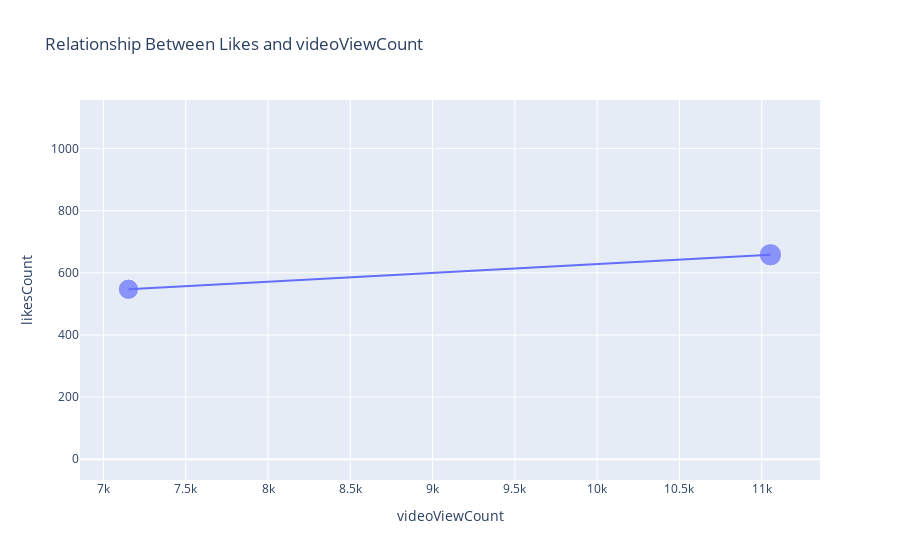

Notebook source saved alongside this figure:
### Code cell
figure = px.scatter(data_frame = df, x="videoViewCount",
                    y="likesCount", size="likesCount", trendline="ols", 
                    title = "Relationship Between Likes and videoViewCount")
figure.show()

### Figure 1 — Plotly figure (JSON) as saved in the notebook; plotly's stock layout.template omitted (floating-point values rounded to 4 significant figures; data arrays with more than 128 entries replaced by an {"elided": "..."} marker saying what was removed)
{"data": [{"hovertemplate": "videoViewCount=%{x}<br>likesCount=%{marker.size}<extra></extra>", "legendgroup": "", "marker": {"color": "#636efa", "size": {"elided": "191 int values"}, "sizemode": "area", "sizeref": 2.61, "symbol": "circle"}, "mode": "markers", "name": "", "orientation": "v", "showlegend": false, "type": "scatter", "x": {"elided": "191 int values"}, "xaxis": "x", "y": {"elided": "191 int values"}, "yaxis": "y"}, {"hovertemplate": "<b>OLS trendline</b><br>likesCount = 0.0284542 * videoViewCount + 343.495<br>R<sup>2</sup>=1.000000<br><br>videoViewCount=%{x}<br>likesCount=%{y} <b>(trend)</b><extra></extra>", "legendgroup": "", "marker": {"color": "#636efa", "symbol": "circle"}, "mode": "lines", "name": "", "showlegend": false, "type": "scatter", "x": [7152, 11053], "xaxis": "x", "y": [547.0, 658.0], "yaxis": "y"}], "layout": {"autosize": true, "legend": {"itemsizing": "constant", "tracegroupgap": 0}, "title": {"text": "Relationship Between Likes and videoViewCount"}, "xaxis": {"anchor": "y", "autorange": true, "domain": [0, 1], "range": [6859.0, 11350.0], "title": {"text": "videoViewCount"}, "type": "linear"}, "yaxis": {"anchor": "x", "autorange": true, "domain": [0, 1], "range": [-83.16, 1224.0], "title": {"text": "likesCount"}, "type": "linear"}}}
